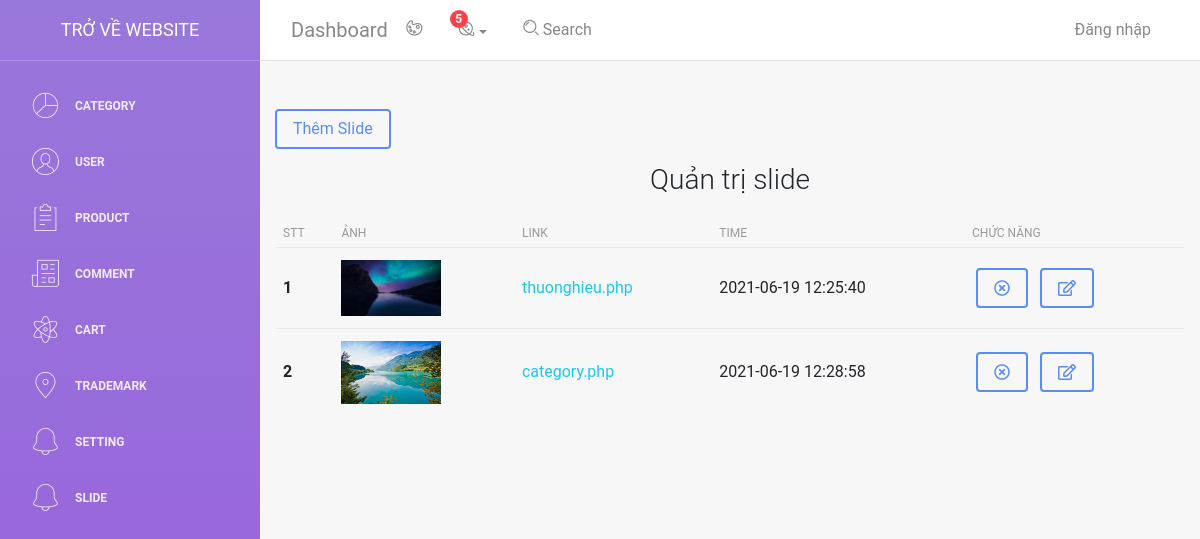
/admin/light-bootstrap-dashboard-master/examples/slide.php, run on an earlier commit of the app's database.
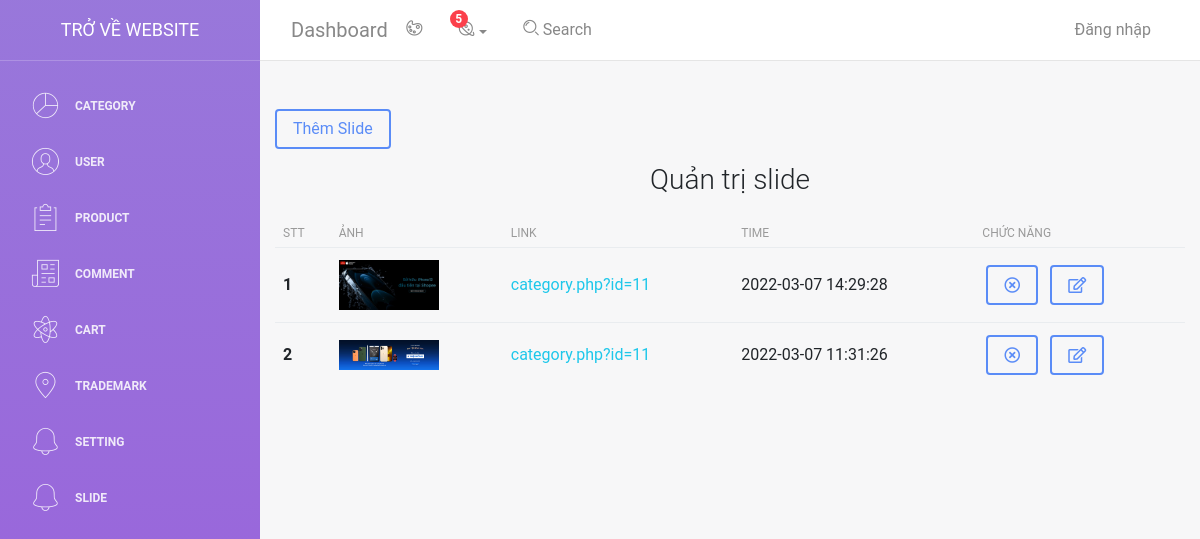
And on a later commit of the database.
### tables this page shows
CREATE TABLE `slide` (
  `id` int(11) NOT NULL,
  `image` text NOT NULL,
  `link` text NOT NULL,
  `time` datetime NOT NULL
);

### admin/light-bootstrap-dashboard-master/examples/slide.php (the view, shortened to what this page needs)
<?php
     include 'header.php';
?>
<div class="container">
     <a href="slide_add.php" class="btn btn-primary mt-5">Thêm Slide</a>
     <h3 class="text-center mt-3 mb-3">Quản trị slide</h3>
     <table class="table">
       <thead>
         <tr>
           <th scope="col">STT</th>
           <th scope="col">Ảnh</th>
           <th scope="col">Link</th>
           <th scope="col">Time</th>
           <th scope="col">Chức năng</th>
         </tr>
       </thead>
       <tbody>
          <?php
               $sql_slide = "SELECT * FROM `slide`";
               $result_slide = $conn->query($sql_slide);
               if($result_slide->num_rows > 0){
                    $dem = 0;
                    while($row_slide = $result_slide->fetch_assoc()){
                         $dem++;
                         echo '
                         <tr>
                              <th scope="row">'.$dem.'</th>
                              <td><img style="width: 100px" src="./images/slide/'.$row_slide['image'].'" alt=""></td>
                              <td><a href="../../../'.$row_slide['link'].'">'.$row_slide['link'].'</a></td>
                              <td>'.$row_slide['time'].'</td>
                              <th>
                                   <a href="slide_delete.php?id=' . $row_slide['id'] . '"><i class="fas mx-1 btn btn-primary fa-times-circle"></i></a>
                                   <a href="slide_update.php?id=' . $row_slide['id'] . '"><i class="mx-1 btn btn-primary fas fa-edit"></i></a>
                              </th>
                         </tr>
                         ';
                    }
               }
          ?>
       </tbody>
     </table>
</div>

What changed in the data, as far as the page shows it:
removed slide: image (picture), link "thuonghieu.php", time "2021-06-19 12:25:40"
added slide: image (picture), link "category.php?id=11", time "2022-03-07 14:29:28"
changed slide (number 2 of 2 on the later page): image: a different picture; link "category.php" → "category.php?id=11"; time "2021-06-19 12:28:58" → "2022-03-07 11:31:26"
